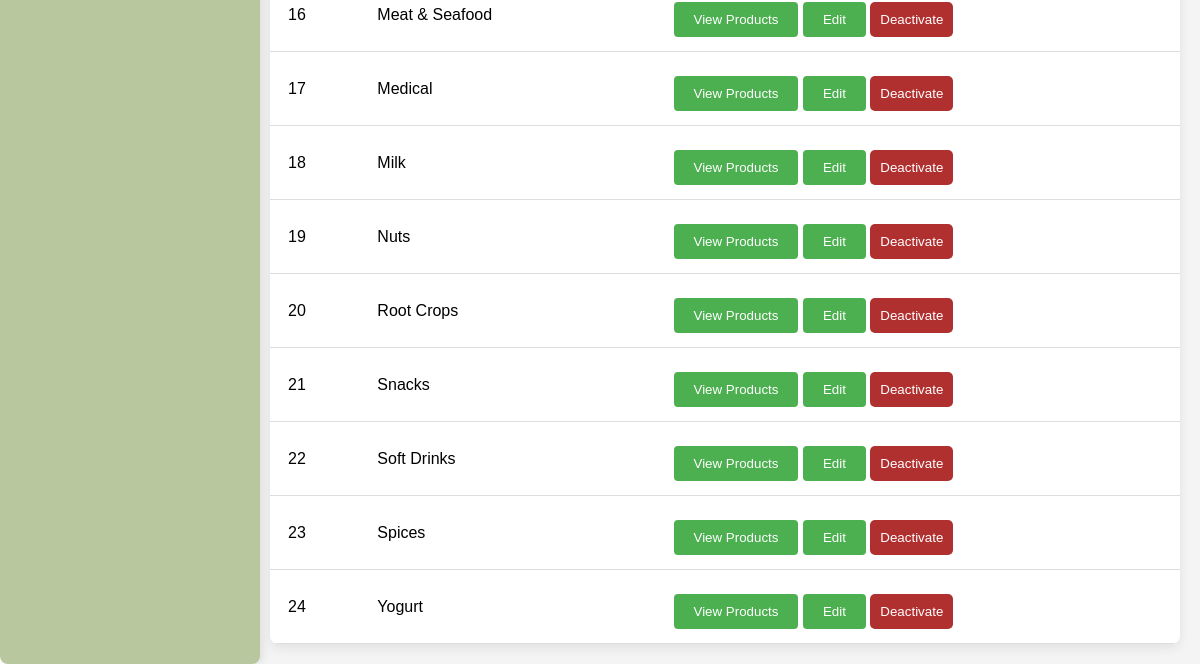
The page /Categories (signed in, lower part) on the database as committed earlier.
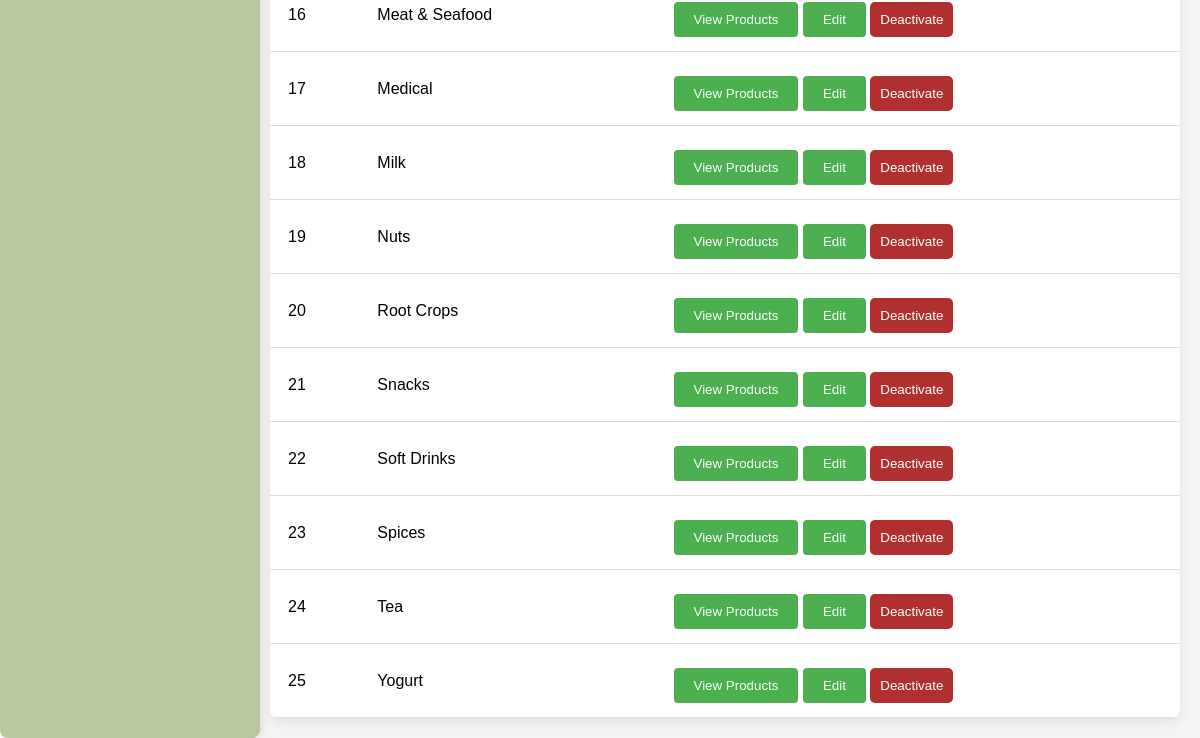
The same page on the database as committed later.
### tables this page shows
CREATE TABLE `categories` (
  `id` int(11) NOT NULL AUTO_INCREMENT,
  `category_name` varchar(255) NOT NULL,
  `parent_id` int(11) DEFAULT NULL,
  `status` enum('active','inactive') DEFAULT 'active',
  `created_at` timestamp NOT NULL DEFAULT current_timestamp(),
  `updated_at` timestamp NOT NULL DEFAULT current_timestamp() ON UPDATE current_timestamp(),
  PRIMARY KEY (`id`),
  KEY `parent_id` (`parent_id`),
  CONSTRAINT `categories_ibfk_1` FOREIGN KEY (`parent_id`) REFERENCES `categories` (`id`) ON DELETE CASCADE
);

### controllers/CategoryController.php (called while the page is built, shortened)
<?php
require_once $_SERVER['DOCUMENT_ROOT'] . '/POSu/models/CategoryModel.php';
class CategoryController {
    private $categoryModel;
    public function __construct() {
        $this->categoryModel = new CategoryModel();
    }
    public function categories() {
        $categories = $this->categoryModel->getActiveCategories();
        require_once($_SERVER['DOCUMENT_ROOT'] . '/POSu/views/categories.php');
    }
    public function index() {
        return $this->categoryModel->getActiveCategories();
    }
}
?>

### models/CategoryModel.php (called while the page is built, shortened)
<?php
require_once $_SERVER['DOCUMENT_ROOT'] . '/POSu/database.php';
class CategoryModel {
    private $conn;
    public function __construct() {
        $database = new Database();
        $this->conn = $database->getConnection();
    }
    public function getActiveCategories() {
        $sql = "SELECT * FROM categories WHERE status = 'active' ORDER BY category_name ASC";
        $stmt = $this->conn->prepare($sql);
        $stmt->execute();
        return $stmt->fetchAll(PDO::FETCH_ASSOC);
    }
}
?>

### database.php (called while the page is built)
<?php
class Database {
    private static $host     = null;
    private static $dbname   = null;
    private static $username = null;
    private static $password = null;
    private static $port     = '3306';
    private static $conn     = null;
    public static function getConnection() {
        if (self::$conn === null) {
            self::$host     = getenv('MYSQLHOST')     ?: getenv('DB_HOST')     ?: 'localhost';
            self::$dbname   = getenv('MYSQLDATABASE') ?: getenv('DB_NAME')     ?: 'railway';
            self::$username = getenv('MYSQLUSER')     ?: getenv('DB_USER')     ?: 'root';
            self::$password = getenv('MYSQLPASSWORD') ?: getenv('DB_PASSWORD') ?: '';
            self::$port     = getenv('MYSQLPORT')     ?: getenv('DB_PORT')     ?: '3306';
            try {
                self::$conn = new PDO(
                    "mysql:host=" . self::$host . ";port=" . self::$port . ";dbname=" . self::$dbname,
                    self::$username,
                    self::$password
                );
                self::$conn->setAttribute(PDO::ATTR_ERRMODE, PDO::ERRMODE_EXCEPTION);
            } catch (PDOException $exception) {
                echo "Connection error: " . $exception->getMessage();
            }
        }
        return self::$conn;
    }
}
?>

### views/categories.php (the view, shortened to what this page needs)
<?php
require_once $_SERVER['DOCUMENT_ROOT'] . '/POSu/controllers/CategoryController.php';
$categoryController = new CategoryController();
$categories = $categoryController->index();
?>
<!DOCTYPE html>
<html lang="en">
<head>
<link rel="stylesheet" href="/POSu/styles/stylee.css">
<link rel="stylesheet" href="/POSu/styles/categories-style.css?v=<?= time(); ?>">
</head>
<body>
<div class="dashboard">
    <?php include $_SERVER['DOCUMENT_ROOT'] . '/POSu/includes/sidebar.php'; ?>
    <main class="main-content">
        <div class="categories-table">
            <table>
                <tbody>
                    <?php foreach ($categories as $index => $category): ?>
                        <tr data-category-name="<?= strtolower($category['category_name']); ?>">
                            <td><?= $index + 1; ?></td>
                            <td><?= htmlspecialchars($category['category_name']); ?></td>
                            <td>
                                <button class="save-btn" onclick="viewProducts('<?= htmlspecialchars($category['category_name'], ENT_QUOTES); ?>')">View Products</button>
                                <?php if (isset($_SESSION['role']) && $_SESSION['role'] === 'admin'): ?>
                                    <button class="save-btn" onclick="openEditModal(<?= $category['id']; ?>, '<?= htmlspecialchars($category['category_name'], ENT_QUOTES); ?>')">Edit</button>
                                    <form method="POST" action="/POSu/controllers/CategoryController.php" style="display:inline;" onsubmit="return confirm('Are you sure you want to deactivate this category?');">
                                        <button type="submit" class="cancel-btn">Deactivate</button>
                                    </form>
                                <?php endif; ?>
                            </td>
                        </tr>
                    <?php endforeach; ?>
                </tbody>
            </table>
        </div>
    </main>
</div>
</body>
</html>

Rows that differ between the two databases and show on the page:
now on this page (row edited): categories: category_name "Tea"
